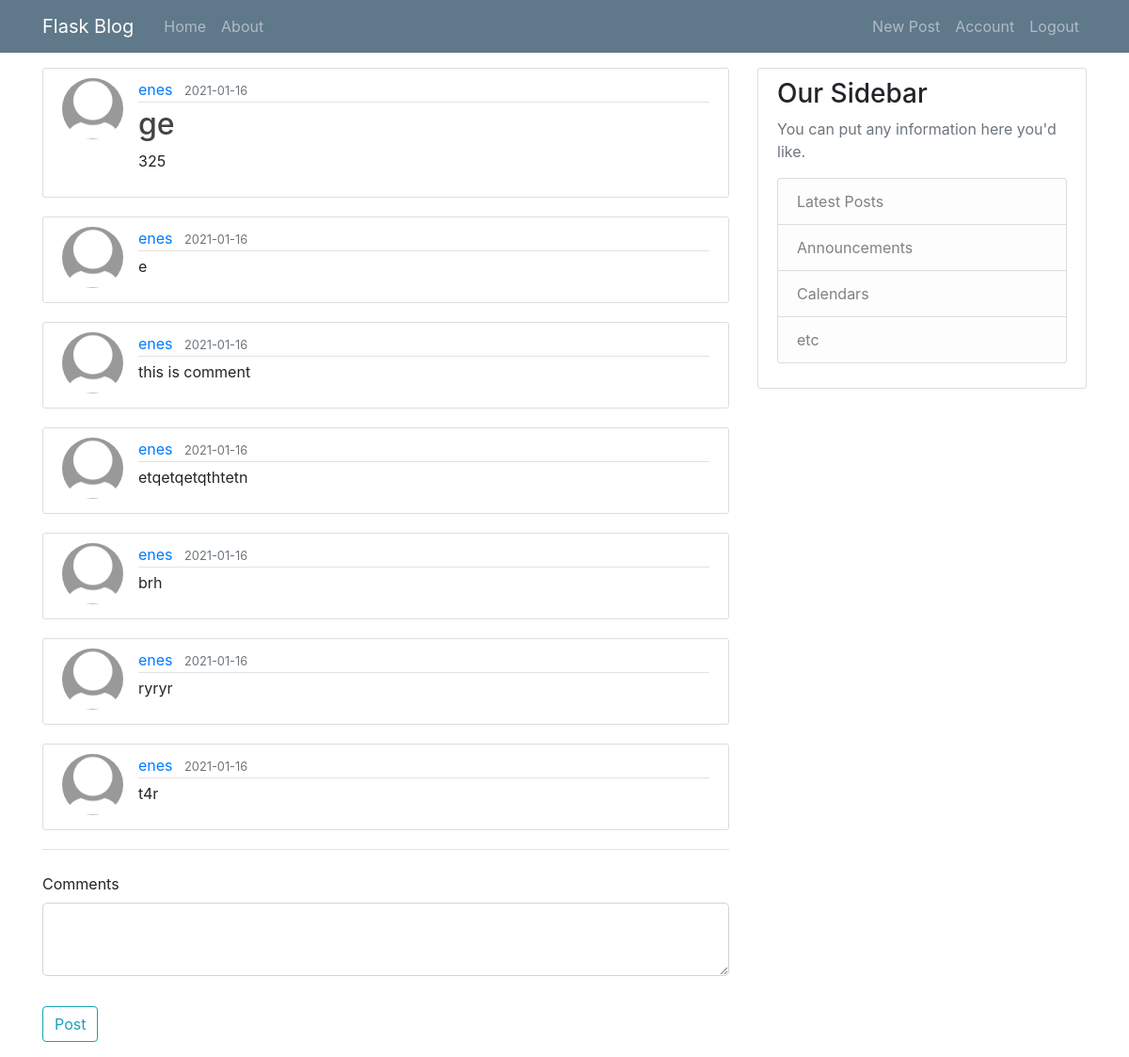
Page /post/2 (signed in) on the earlier database version.
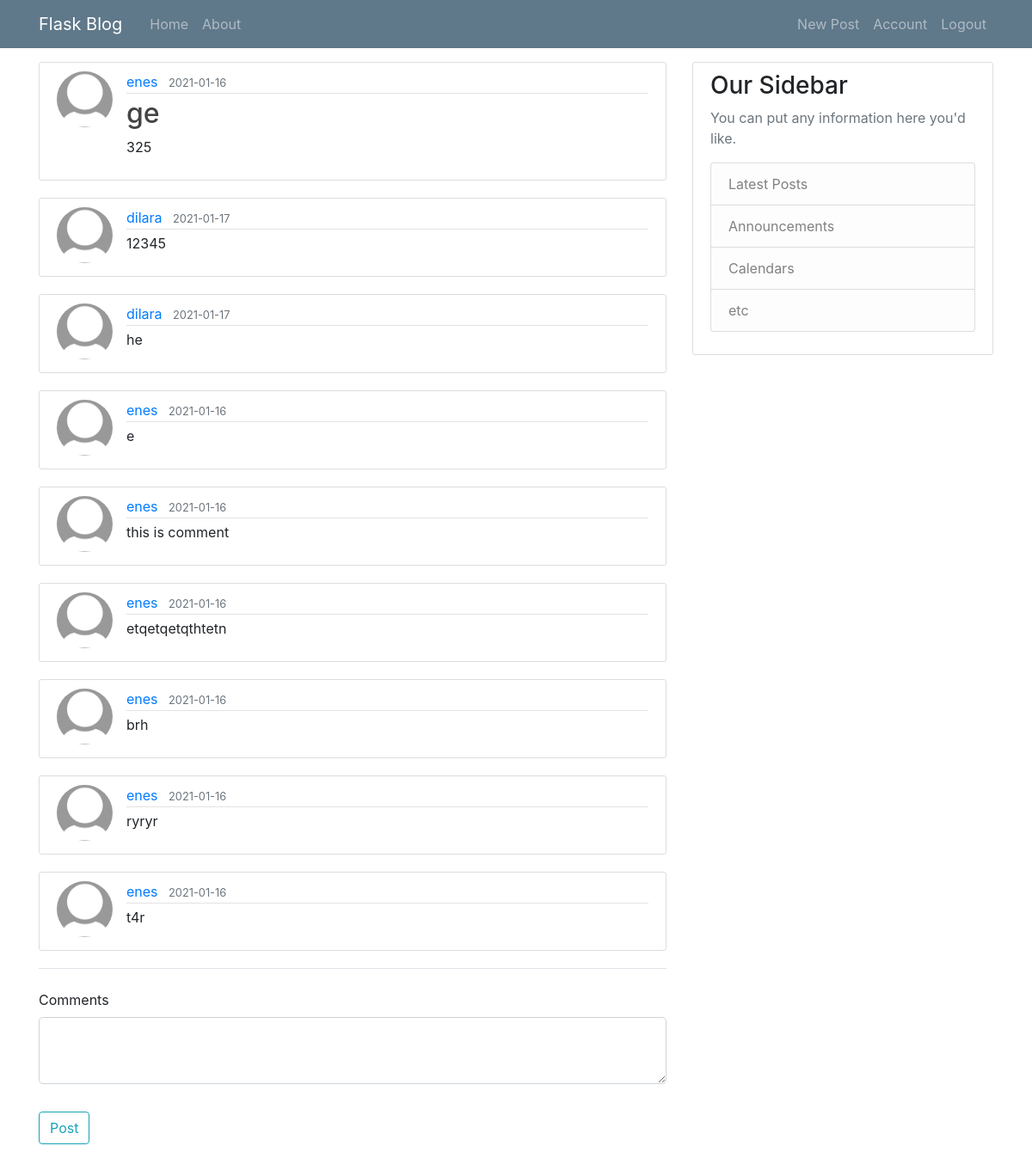
Same page on the later database version.
### Blog/models.py (models this page shows, shortened)
class Comment(db.Model):
    id = db.Column(db.Integer, primary_key=True)
    date_posted = db.Column(db.DateTime, nullable=False, default=datetime.utcnow)
    content = db.Column(db.Text, nullable=False)
    post_id = db.Column(db.Integer, db.ForeignKey('post.id'), nullable=False)
    user_id = db.Column(db.Integer, db.ForeignKey('user.id'), nullable=False)

class User(db.Model, UserMixin):
    id = db.Column(db.Integer, primary_key=True)
    username = db.Column(db.String(20), unique=True, nullable=False)
    email = db.Column(db.String(120), unique=True, nullable=False)
    image_file = db.Column(db.String(20), nullable=False, default='default.jpg')
    password = db.Column(db.String(60), nullable=False)
    posts = db.relationship('Post', backref='author', lazy=True)
    comments = db.relationship('Comment', backref="author",lazy=True)

### Blog/routes.py (the view)
@app.route('/post/<int:post_id>', methods=['GET','POST'])
@login_required
def post(post_id):
    post = Post.query.get_or_404(post_id)
    form = CommentForm()
    if form.validate_on_submit():
        comment_post = Comment(content=form.content.data, entry=post, author=current_user)
        db.session.add(comment_post)
        db.session.commit()
        flash('Your comment has been created!', 'success')
        return redirect(url_for('post',post_id=post.id))
    comment = Comment.query.filter_by(post_id=post_id).order_by(Comment.date_posted.desc()).all()
    return render_template('post.html', post=post, form=form, comment=comment)

### Blog/forms.py
class CommentForm(FlaskForm):
    content = TextAreaField('Comments', validators=[DataRequired()])
    submit = SubmitField('Post')

### Blog/models.py (called while the page is built)
@login_manager.user_loader
def load_user(user_id):
    return User.query.get(int(user_id))

### Blog/templates/post.html (shortened to what this page needs)
{% extends "base.html" %}
{% block content %}
    <article class="media content-section">
      <img class="rounded-circle article-img" src="{{url_for('static', filename='images/' + post.author.image_file) }}" alt="">
      <div class="media-body">
        <div class="article-metadata">
          <a class="mr-2" href="{{url_for('user_posts', username=post.author.username)}}">{{ post.author.username }}</a>
          <small class="text-muted">{{ post.date_posted.strftime('%Y-%m-%d') }}</small>
        </div>
        <h2 class="article-title">{{ post.title }}</h2>
        <p class="article-content">{{ post.content }}</p>
      </div>
    </article>
    {% for comment in comment %}
    <article class="media content-section">
      <img class="rounded-circle article-img" src="{{url_for('static', filename='images/' + comment.author.image_file) }}" alt="">
      <div class="media-body">
        <div class="article-metadata">
          <a class="mr-2" href="{{url_for('user_posts', username=comment.author.username)}}">{{ comment.author.username }}</a>
          <small class="text-muted">{{ comment.date_posted.strftime('%Y-%m-%d') }}</small>
        </div>
      <p class="article-content">{{ comment.content }}</p>
      </div>
    </article>
    {% endfor %}
    <form action="" method="POST">
        <fieldset class="form-group">
            <legend class="border-bottom mb-4">{{ legend }}</legend>
             <div class="form-group">
                {{ form.content.label(class="form-control-label") }}
                {% if form.content.errors %}
                  {{ form.content(class="form-control form-control-lg is-invalid") }}
                  <div class="invalid-feedback">
                    {% for error in form.content.errors %}
                      <span>{{ error }}</span>
                    {% endfor %}
                  </div>
                {% else %}
                  {{ form.content(class="form-control form-control-lg") }}
                {% endif %}
             </div>
        </fieldset>
         <div class="form-group">
           {{ form.submit(class="btn btn-outline-info") }}
          </div>
    </form>
{% endblock content %}

Differences in the rows shown:
added Comment: image_file (placeholder picture), author.username "dilara", date_posted "2021-01-17", content "12345"
added Comment: image_file (placeholder picture), author.username "dilara", date_posted "2021-01-17", content "he"
